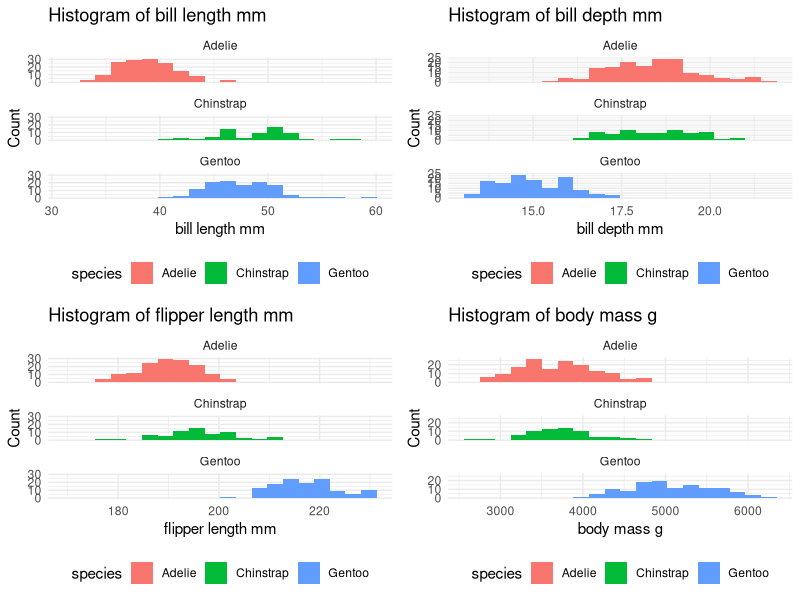

Recreate this plot in R.
# Your Name: Chris Xu
# Course: PHB 228, Assignment 2
# Date: Apr. 9, 2025
# Description: This script provides solutions for Homework 2, focusing on R
# data structures, mapping functions, and version control concepts.

# Part 1: Version Control Setup
# See the Github Repo at: https://github.com/chrisxuuu/hw2_xu.
# Load Libraries.
library(palmerpenguins)
library(purrr)
library(dplyr)
library(ggplot2)

# Part 2: Data Structures
# List Operations.
# Get Unique Species.
unique_species <- unique(penguins$species)
print(unique_species)

# Separate the species by type.
species_dfs <- split(penguins, penguins$species, drop = FALSE)

# Sample Size Attribute.
attributes(species_dfs)$sample_size <- sapply(species_dfs, function(x) nrow(x))

# We can access the sample size attribute by the following:
attributes(species_dfs)$sample_size

# Matrix of numeric measurements for penguins.
penguins_mtx <- as.matrix(penguins[, c(
  "bill_length_mm", "bill_depth_mm",
  "flipper_length_mm", "body_mass_g"
)])
penguins_df <- as.data.frame(penguins[, c(
  "bill_length_mm", "bill_depth_mm",
  "flipper_length_mm", "body_mass_g"
)])
str(penguins_mtx)
# num [1:344, 1:4] 39.1 39.5 40.3 NA 36.7 39.3 38.9 39.2 34.1 42 ...
# - attr(*, "dimnames")=List of 2
#  ..$ : NULL
#  ..$ : chr [1:4] "bill_length_mm" "bill_depth_mm" "flipper_length_mm" "body_mass_g"
str(penguins_df)
#' data.frame':   344 obs. of  4 variables:
# $ bill_length_mm   : num  39.1 39.5 40.3 NA 36.7 39.3 38.9 39.2 34.1 42 ...
# $ bill_depth_mm    : num  18.7 17.4 18 NA 19.3 20.6 17.8 19.6 18.1 20.2 ...
# $ flipper_length_mm: int  181 186 195 NA 193 190 181 195 193 190 ...
# $ body_mass_g      : int  3750 3800 3250 NA 3450 3650 3625 4675 3475 4250 ...

# In the matrix str() output, we can see that the matrix is a 2 dimensional object
# filled with num. Since there are no row names, the first attribute is NULL. The
# second attribute contains the names of the columns from the subsetted original
# dataframe.
# In the dataframe str() output, we can see that it is a data.frame object. The
# dimensions are displayed using obs. and variables counts. Furthermore, the
# difference is that the flipper_length_mm and body_mass_g are stored as integers (int)
# rather than numerics. (num), while bill_length_mm and bill_depth_mm are still numerics.
# This is different from the matrix, where everything is stored as numerics. The
# as.matrix() function coerced everything into numerics.

# If I were to fit a statistical model onto the dataset, I would prefer to use the
# data.frame structure. If I use this dataset to demostrate a mathematical algorithm
# that requires operations such as matrix multiplication, inversion, etc, I would
# use the matrix structure. One operation would be some analysis of population structure
# of the measurements.

# Copy-on-Modify
x <- 1:5
y <- x
y[3] <- 10
print(x)
# [1] 1 2 3 4 5
print(y)
# [1]  1  2 10  4  5

# In R, if we modify y, x remains the same while y changes. If we were to do
# this in Python:
# x = [1, 2, 3, 4, 5]
# y = x
# y[2] = 10
# x
# [1, 2, 10, 4, 5]
# y
# [1, 2, 10, 4, 5]

# Both x and y are changes. Python is able to allow for true references in
# memory, while R copies the variable data and stores them seperately.

# Part 3: Map Functions
# Base R Functions.
# Mean of bill_length_mm, bill_depth_mm, flipper_length_mm, and body_mass_g.
lapply(as.list(penguins_df), function(x) mean(x, na.rm = TRUE))
# Mean of body_mass_g by species.
tapply(penguins, penguins$species, function(x) mean(x$body_mass_g, na.rm = TRUE))
# Mean of body_mass_g by species and sex.
# Filter for penguins without NA for sex.
penguins_complete_sex <- penguins[!is.na(penguins$sex), ]
# Create indicator for species with sex.
penguins_complete_sex$species_sex <- paste(
  penguins_complete_sex$species,
  penguins_complete_sex$sex
)
tapply(
  penguins_complete_sex, penguins_complete_sex$species_sex,
  function(x) mean(x$body_mass_g, na.rm = TRUE)
)
# lapply() outputs a names list with the mean of each column in the data.frame.
# tapply() outputs an numeric array with names stored in the attribute of
# the corresponding type of mean (by species and by species and sex).

# Purrr Map Functions
# Rewrite using map_dbl()
# Mean of bill_length_mm, bill_depth_mm, flipper_length_mm, and body_mass_g.
map_dbl(as.list(penguins_df), function(x) mean(x, na.rm = TRUE))
# Mean of body_mass_g by species.
penguins %>%
  split(.$species) %>%
  map_dbl(~ mean(.$body_mass_g, na.rm = TRUE))
# Mean of body_mass_g by species and sex.
penguins %>%
  filter(!is.na(sex)) %>%
  mutate(species_sex = paste(species, sex)) %>%
  split(.$species_sex) %>%
  map_dbl(~ mean(.$body_mass_g, na.rm = TRUE))

# Ratio of bill_length_mm to bill_depth_mm.
lapply(species_dfs, function(species_data) {
  map2(
    species_data$bill_length_mm, species_data$bill_depth_mm,
    function(x, y) x / y
  )
})
# I prefer using the Purrr map functions, especially combined with the dplyr
# pipe. It allows for more readable code. Also, it follows a more natural order of logic
# to me and reduces some verbosity in code.

# Practical Application
# Function to create each histogram.
create_histogram <- function(data, var_name) {
  # Remove NA observations in var_name.
  data <- data[!is.na(data[[var_name]]), ]
  ggplot(data, aes(x = get(var_name), fill = species)) +
    geom_histogram(bins = 20) +
    facet_wrap(~species, ncol = 1) +
    labs(
      title = paste("Histogram of", gsub("_", " ", var_name)),
      x = gsub("_", " ", var_name),
      y = "Count"
    ) +
    theme_minimal() +
    theme(legend.position = "bottom")
}
# Run create_histogram() on each numeric variable (subsetted in penguins_df earlier)
hist_plts <- map(colnames(penguins_df), ~ create_histogram(
  penguins_df %>% mutate(species = penguins$species), .x
))
# Output all 4 combined plots in a 2x2 grid (will be 12 in total)
do.call(gridExtra::grid.arrange, c(hist_plts, ncol = 2))

# The above implementation is more efficient than writing separate ggplot functions
# for each plot because it is much more condense and easier to debug. Since the
# only thing that is changing is the column variable name, there will be less
# lines of duplicated code. Furthermore, if an error occurs (or a need to change
# the plot), we only have to fix the create_histogram() rather than applying the
# same fix manually 4 times.

# Part 4: Memory Management
# Original code
original_func <- function() {
  result <- numeric(0)
  for (i in 1:10000) {
    result <- c(result, i^2)
  }
  return(result)
}
system.time(original_func())
#   user  system elapsed
#  0.090   0.036   0.128
new_func <- function() {
  result <- 1:10000
  result <- result^2
  return(result)
}
system.time(new_func())
#   user  system elapsed
#      0       0       0

# The new function is faster because I used vectorization to square 1:10000 numbers.
# So, it only writes the final result once to the memory, rather than writing to
# the memory after each calculation 10000 times. The line `result <- c(result, i^2)`
# has to write to memory for every number in 1:10000.

# Data Structure Selection
# a. I would use a data.frame to store this data because this may involve different
#    types of data, such as character for patient ID's and numeric for blood pressure
#    regions.
# b. I would use a matrix to store this data. All entries would be numeric, and
#    doing linear algebra, such as finding the inverse of the correlation matrix,
#    will be easier.
# c. I would use a named list to store all the fitted models because statistical
#    models are complex lists with attributes that will only fit in a list of lists
#    while having easy access through double brackets.
# d. I would use a data.frame with columns latitude and longitude to store this
#    data. Each row would represent a coordinate. I use this structure because
#    it would clearly state which numbers correspond to latitude and which to
#    longitude. Furthermore, the restriction of data.frame (each column have the
#    same length) will work in favor as it ensures each coordinate will have both
#    latitude and longitude. Finally, it can be easy to plot using various plotting
#    packages such as ggplot.
